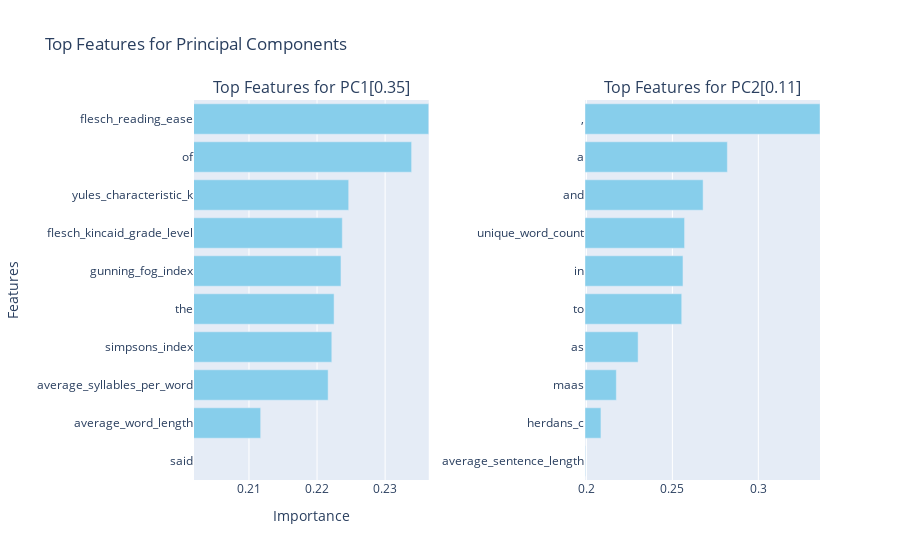

The code cell stored with this chart in its notebook:
### Code cell
pca_analysis_visualization = WritingStylePCAAnalysisVisualization(pca_analysis_results=pca_analysis_results)
pca_analysis_visualization.visualize_top_features(pca_analysis_results)

### Figure 1 — Plotly figure (JSON) as saved in the notebook; plotly's stock layout.template omitted (floating-point values rounded to 4 significant figures)
{"data": [{"marker": {"color": "skyblue"}, "name": "Top Features for PC1[0.35]", "orientation": "h", "type": "bar", "x": [0.2364, 0.2339, 0.2246, 0.2237, 0.2235, 0.2225, 0.2222, 0.2216, 0.2117, 0.2019], "xaxis": "x", "y": ["flesch_reading_ease", "of", "yules_characteristic_k", "flesch_kincaid_grade_level", "gunning_fog_index", "the", "simpsons_index", "average_syllables_per_word", "average_word_length", "said"], "yaxis": "y"}, {"marker": {"color": "skyblue"}, "name": "Top Features for PC2[0.11]", "orientation": "h", "type": "bar", "x": [0.3359, 0.282, 0.2679, 0.2571, 0.2562, 0.2554, 0.2301, 0.2174, 0.2084, 0.1993], "xaxis": "x2", "y": [",", "a", "and", "unique_word_count", "in", "to", "as", "maas", "herdans_c", "average_sentence_length"], "yaxis": "y2"}], "layout": {"annotations": [{"font": {"size": 16}, "showarrow": false, "text": "Top Features for PC1[0.35]", "x": 0.1875, "xanchor": "center", "xref": "paper", "y": 1, "yanchor": "bottom", "yref": "paper"}, {"font": {"size": 16}, "showarrow": false, "text": "Top Features for PC2[0.11]", "x": 0.8125, "xanchor": "center", "xref": "paper", "y": 1, "yanchor": "bottom", "yref": "paper"}], "showlegend": false, "title": {"text": "Top Features for Principal Components"}, "xaxis": {"anchor": "y", "domain": [0, 0.375], "range": [0.2019, 0.2364], "title": {"text": "Importance"}}, "xaxis2": {"anchor": "y2", "domain": [0.625, 1], "range": [0.1993, 0.3359]}, "yaxis": {"anchor": "x", "autorange": "reversed", "domain": [0, 1], "title": {"text": "Features"}}, "yaxis2": {"anchor": "x2", "autorange": "reversed", "domain": [0, 1]}}}
